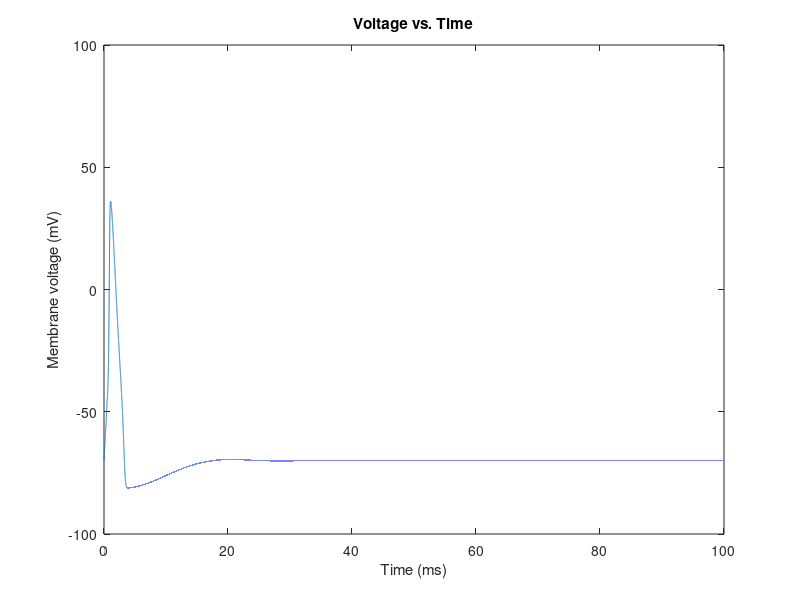
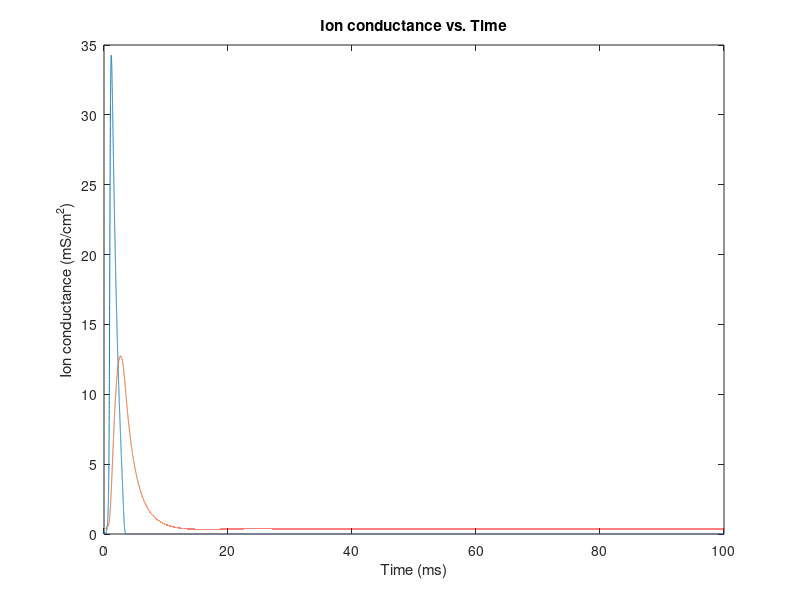

The MATLAB source for these figures, in order:

%Constants
    maxTime = 100; %100 ms simulation
    time = [0:0.001:maxTime];
    timeLen = length(time);
    gbar_K = 36; %mS/cm^2
    gbar_Na = 120;
    gbar_L = 0.3;
    E_K = -12; %mV
    E_Na = 115;
    E_L = 10.6;
    V_rest = -70;
    C_m = 1;
    %Step size
    stepSize = .001;
    I_in = [ones(1, .5/.001) zeros(1, 99.5 / 0.001 + 1)];
    I_in(I_in == 1) = 5*10;
    
    %Initial conditions
    V_m = [zeros(1, timeLen)];
    V_i = 0;    
    
    a_m = 0.1*((25-V_i)/(exp((25-V_i)/10)-1));
    b_m = 4*exp(-V_i/18);
    a_n = 0.01*((10-V_i)/(exp((10-V_i)/10)-1));
    b_n = .125*exp(-V_i/80);
    a_h = 0.07*exp(-V_i/20);
    b_h = 1/(exp((30-V_i)/10)+1);
    
    
    m = a_m / (a_m + b_m);
    n = a_n / (a_n + b_n);
    h = a_h / (a_h + b_h);
    
    g_Na = [m^2*gbar_Na*h zeros(1, timeLen-1)];
    g_K = [n^4 * gbar_K zeros(1,timeLen-1)];
    g_L = [gbar_L zeros(1, timeLen-1)];
   
    %Loop
    for(i = 2:timeLen)
       
        %Update gating conditions
        a_m = 0.1*((25-V_m(i-1))/(exp((25-V_m(i-1))/10)-1));
        b_m = 4*exp(-V_m(i-1)/18);
        a_n = 0.01*((10-V_m(i-1))/(exp((10-V_m(i-1))/10)-1));
        b_n = .125*exp(-V_m(i-1)/80);
        a_h = 0.07*exp(-V_m(i-1)/20);
        b_h = 1/(exp((30-V_m(i-1))/10)+1);
        
        %Calculate differentials of gating probabilities
        dm = a_m * (1-m) - b_m * m;
        dn = a_n * (1-n) - b_n * n;
        dh = a_h * (1-h) - b_h * h;
       
        %Update channel probabilities using Euler's method
        m = m + stepSize*dm;
        n = n + stepSize*dn;
        h = h + stepSize*dh;
        
        %Calculate currents
        I_Na = m^3*gbar_Na*h*(V_m(i-1) - E_Na);
        I_K = n^4 * gbar_K * (V_m(i-1) - E_K);
        I_L = gbar_L * (V_m(i-1) - E_L);
        I_ion = I_in(i) - I_K - I_Na - I_L;
        
        %Update ion channel conductances
        g_Na(i) = m.^3*gbar_Na*h;
        g_K(i) = n^4*gbar_K;
        g_L(i) = gbar_L;
        
        %Calculate membrance potential change
        dV_m = I_ion / C_m;
  
        
        %Update membrane potential
         V_m(i) = V_m(i-1) + stepSize * dV_m;
        
        
    end
    %Shift entire system by -70 mV to enter correct biological value range
    V_m = V_m + V_rest;
    %Graphs Voltage vs. Time
    figure();
    plot(time, V_m);
    axis([0,100, -100, 100]);
    title('Voltage vs. Time');
    xlabel('Time (ms)');
    ylabel('Membrane voltage (mV)');
    
    %Graphs Ion conductance vs. time
    figure();
    plot(time, g_Na, time, g_K);
    xlabel('Time (ms)');
    ylabel('Ion conductance (mS/cm^2)');
    title('Ion conductance vs. Time');
    